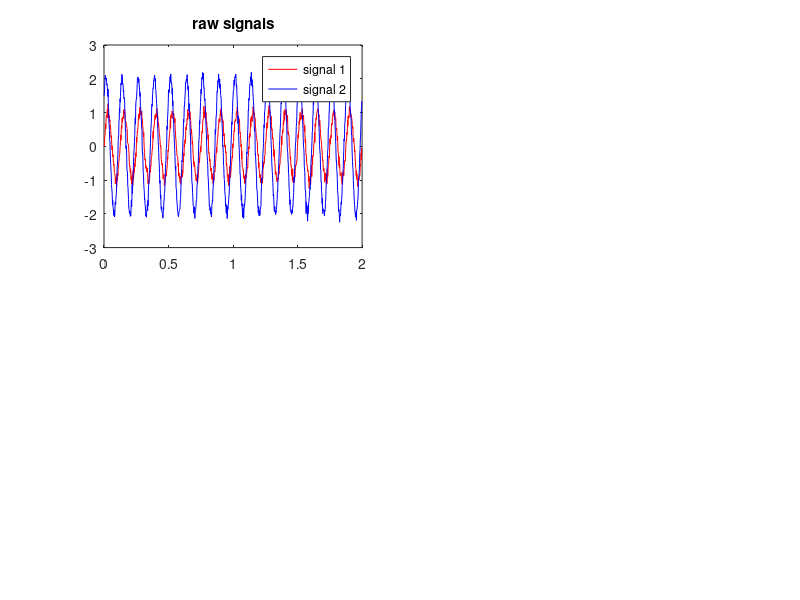

The MATLAB source for this figure: (Note: this script raises an error after producing the figure.)
%% Modified Example

Fs = 500; dt = 1./Fs;
t = [0 2]; tvec = t(1):dt:t(2)-dt;
f1 = 8;
data1 = sin(2*pi*f1*tvec)+0.1*randn(size(tvec));
f2 = 8;
data2 = 2*sin(2*pi*f2*tvec+pi/4)+0.1*randn(size(tvec));
%data2 = sin(2*pi*f1*tvec)+0.1*randn(size(tvec));

figure(1);clf;
subplot(221);
plot(tvec,data1,'r',tvec,data2,'b'); legend({'signal 1','signal 2'});
title('raw signals');
 
[Pxx,F] = pwelch(data1,hanning(250),125,length(data1),Fs);
[Pyy,F] = pwelch(data2,hanning(250),125,length(data1),Fs);
subplot(222)
plot(F,abs(Pxx),'r',F,abs(Pyy),'b'); xlim([0 100]);
xlabel('Frequency (Hz)'); ylabel('power'); title('PSD');
 
[Pxy,F] = cpsd(data1,data2,hanning(250),125,length(data1),Fs);
subplot(223)
C = (abs(Pxy).^2)./(Pxx.*Pyy);
%plot(F,abs(Pxy)); xlim([0 100]);
%hold on;
plot(F,C,'r');
xlabel('Frequency (Hz)'); ylabel('power'); title('cross-spectrum');
 
[acf,lags] = xcorr(data1,data2,100,'coeff');
lags = lags.*(1./Fs); % convert samples to time
 
subplot(224)
plot(lags,acf); grid on;
xlabel('time lag (s)'); ylabel('correlation ({\itr})'); title('xcorr');

%% Questions

%1. As per code above, the cross-spectrum increases as a function of the difference in amplitude
%between the two signals.

%2. Done and verified.

%3. When the signal's amplitude is reduced proportional to the noise, the
%coherence suffers (i.e., signal below 0.90 when Gaussian noise has a sigma
%of 0.1). The critical cut-off has been labeled in red on the following
%figure:

windowSize = 250;
s1 = sin(2*pi*f1*tvec)+0.1*randn(size(tvec));
figure(2);clf;
hold on;
trials = 18.0;
cs = 1.0 / trials;
leg = zeros(1,trials);
for trial = 1:trials
    s2 = (trial/trials)*sin(2*pi*f1*tvec) + +0.1*randn(size(tvec));
    [C,F] = mscohere(s1,s2,hanning(windowSize),windowSize/2,length(data1),Fs);
    CFS(trial) = C(16);
    if (trial == trials)
        leg(trial) = plot(F,C,'color',[0 0 0],'linewidth',2,'DisplayName', sprintf('Scale = %1.2f', 1.00));
    else
        leg(trial) = plot(F,C,'color',[cs*abs(trials-trial) cs*abs(trials-trial) cs*abs(trials-trial)],'linewidth',0.5,'DisplayName', sprintf('Scale = %1.2f', trial/trials));
    end
end
zscores = find((CFS-mean(CFS))./std(CFS) > 2.5 | (CFS-mean(CFS))./std(CFS) < -2.5);
if length(zscores)
    sig = zscores(length(zscores))
    objs = get(gca,'children');
    set(objs(3),'color',[1.0 0 0],'linewidth',3);
end
title('Coherence vs Noise','fontname','MinionPro-bold','fontsize',24);
ylabel('Power','fontname','MinionPro-regular','fontsize',18);
xlabel('Frequency(Hz)','fontname','MinionPro-regular','fontsize',18);
legend(leg);
